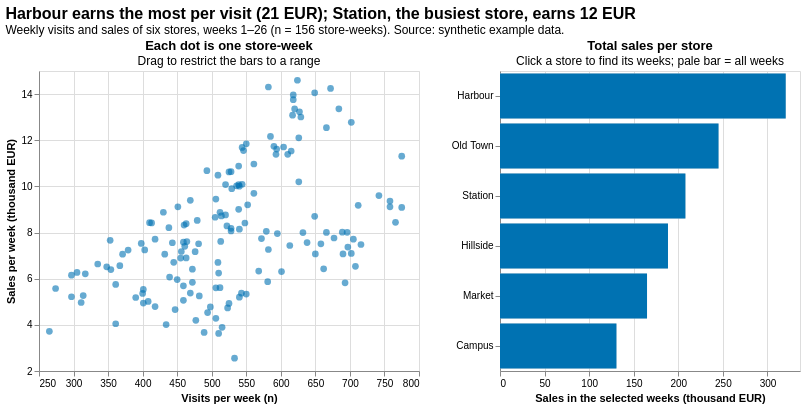

Vega-Lite specification for this chart:
### Vega-Lite specification from a JSON file in a GitHub repository (floating-point values rounded to 4 significant figures; data arrays with more than 128 entries replaced by an {"elided": "..."} marker saying what was removed)
{"config": {"view": {"continuousWidth": 300, "continuousHeight": 300}}, "hconcat": [{"mark": {"type": "point", "filled": true, "opacity": 0.6, "size": 45}, "encoding": {"color": {"condition": {"param": "pick", "value": "#0072b2"}, "value": "#8c8c8c"}, "tooltip": [{"field": "store", "title": "Store", "type": "nominal"}, {"field": "week", "title": "Week", "type": "quantitative"}, {"field": "visits", "title": "Visits (n)", "type": "quantitative"}, {"field": "sales_keur", "format": ".1f", "title": "Sales (thousand EUR)", "type": "quantitative"}], "x": {"field": "visits", "scale": {"zero": false}, "title": "Visits per week (n)", "type": "quantitative"}, "y": {"field": "sales_keur", "scale": {"zero": false}, "title": "Sales per week (thousand EUR)", "type": "quantitative"}}, "height": 300, "name": "view_9d76e5f54ada1dde_0", "title": {"text": "Each dot is one store-week", "subtitle": "Drag to restrict the bars to a range"}, "width": 380}, {"layer": [{"mark": {"type": "bar", "color": "#d9d9d9"}, "encoding": {"x": {"aggregate": "sum", "field": "sales_keur", "scale": {"domain": [0, 336.5]}, "title": "Sales in the selected weeks (thousand EUR)", "type": "quantitative"}, "y": {"field": "store", "sort": ["Harbour", "Old Town", "Station", "Hillside", "Market", "Campus"], "title": null, "type": "nominal"}}}, {"mark": {"type": "bar"}, "encoding": {"color": {"condition": {"param": "pick", "value": "#0072b2"}, "value": "#8c8c8c"}, "tooltip": [{"field": "store", "title": "Store", "type": "nominal"}, {"aggregate": "sum", "field": "sales_keur", "format": ".0f", "title": "Sales (thousand EUR)", "type": "quantitative"}], "x": {"aggregate": "sum", "field": "sales_keur", "scale": {"domain": [0, 336.5]}, "title": "Sales in the selected weeks (thousand EUR)", "type": "quantitative"}, "y": {"field": "store", "sort": ["Harbour", "Old Town", "Station", "Hillside", "Market", "Campus"], "title": null, "type": "nominal"}}, "name": "view_80da2abbda1c7c5f_1", "transform": [{"filter": {"param": "brush"}}]}], "height": 300, "title": {"text": "Total sales per store", "subtitle": "Click a store to find its weeks; pale bar = all weeks"}, "width": 300}], "data": {"name": "data-8946b47fd15d29250b05eb4ad440a2d5"}, "params": [{"name": "brush", "select": {"type": "interval", "encodings": ["x", "y"]}, "views": ["view_9d76e5f54ada1dde_0"]}, {"name": "pick", "select": {"type": "point", "fields": ["store"]}, "views": ["view_80da2abbda1c7c5f_1"]}], "spacing": 30, "title": {"text": "Harbour earns the most per visit (21 EUR); Station, the busiest store, earns 12 EUR", "anchor": "start", "fontSize": 16, "subtitle": ["Weekly visits and sales of six stores, weeks 1–26 (n = 156 store-weeks). Source: synthetic example data."]}, "$schema": "https://vega.github.io/schema/vega-lite/v6.4.1.json", "datasets": {"data-8946b47fd15d29250b05eb4ad440a2d5": {"elided": "156 records"}}}
